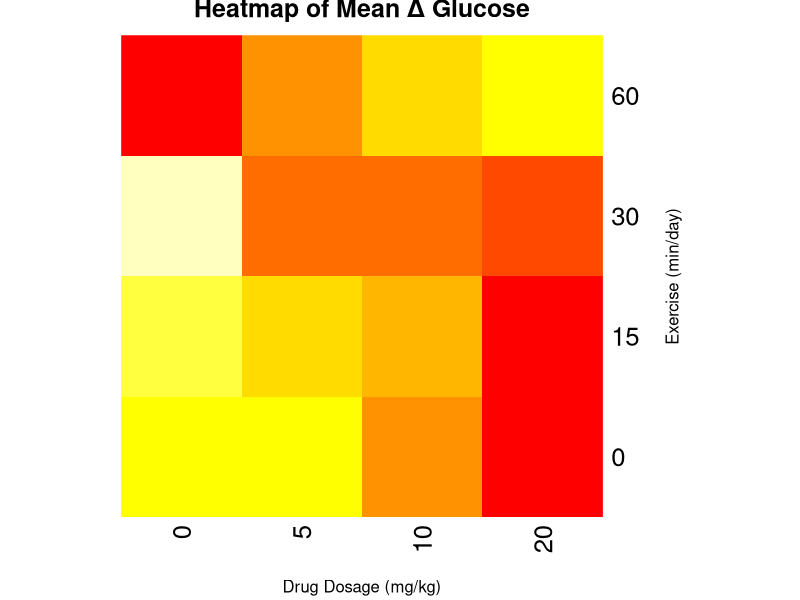
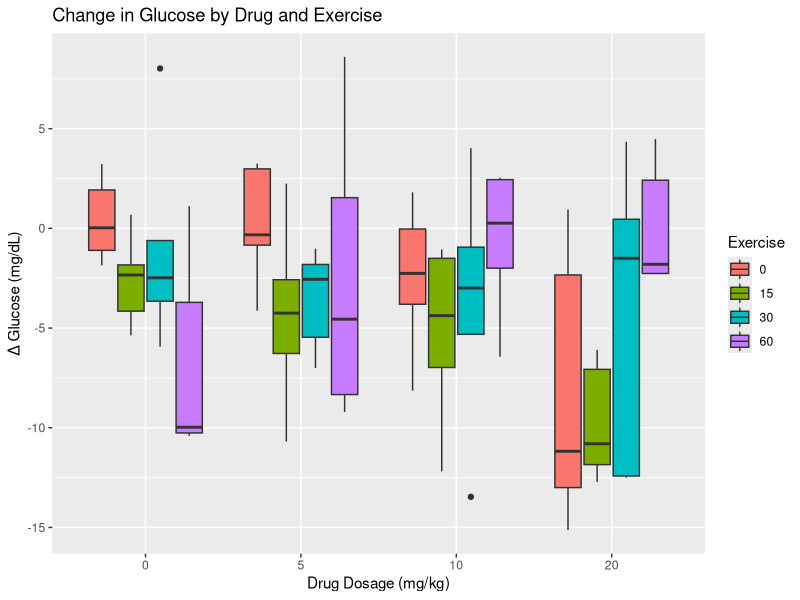
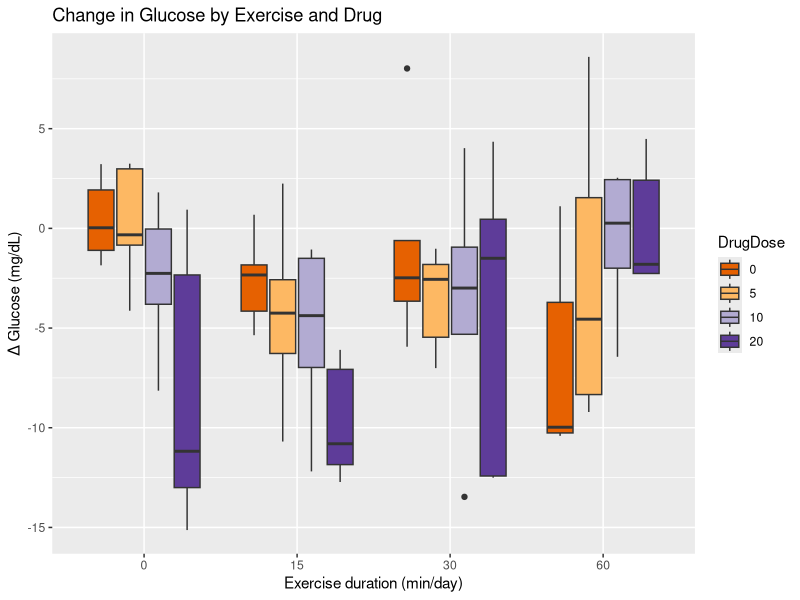

Reproduce these figures in R, in order. (Note: this script raises an error after producing the figures.)
## ---- chunk 1
library(tidyverse)
library(knitr)
library(kableExtra)
## ---- chunk 2
studyDesign <- tibble("Drug dosage (mg/kg)" = c("0 (control)", 10, 20),
                      "Exercise duration (min/day)" = c("0 (sedentary control)",
                                                        30, 60))
knitr::kable(studyDesign)
## ---- chunk 3
drugExercise <- read_csv("data/drugExercise.csv")
drugExercise$DrugDose <- as_factor(drugExercise$DrugDose)
drugExercise$Exercise <- as_factor(drugExercise$Exercise)

drugExercise %>%
   group_by(DrugDose, Exercise) %>%
  summarise(ChangeGlucose = mean(Delta))
## ---- chunk 4
heat_data <- drugExercise %>%
  group_by(Exercise, DrugDose) %>%
  summarise(MeanChange = mean(Delta), .groups = "drop") %>%
  spread(DrugDose, MeanChange)
heat_matrix <- as.matrix(heat_data[,-1])
rownames(heat_matrix) <- heat_data$Exercise
heatmap(heat_matrix, Rowv = NA, Colv = NA, col = heat.colors(10),
        main = "Heatmap of Mean Δ Glucose",
        xlab = "Drug Dosage (mg/kg)", ylab = "Exercise (min/day)")
## ---- chunk 5
ggplot(drugExercise, aes(x = DrugDose, y = Delta, fill = Exercise)) +
  geom_boxplot() +
  labs(title = "Change in Glucose by Drug and Exercise",
       y = "Δ Glucose (mg/dL)", x = "Drug Dosage (mg/kg)")
## ---- chunk 6
ggplot(drugExercise, aes(x = Exercise, y = Delta, fill = DrugDose)) +
  geom_boxplot() +
  labs(title = "Change in Glucose by Exercise and Drug",
       y = "Δ Glucose (mg/dL)", x = "Exercise duration (min/day)") +
  scale_fill_brewer(palette = "PuOr") # use a different color palette
## ---- chunk 7
means <- drugExercise %>%
  group_by(Exercise, DrugDose) %>%
  summarise(meanChange = round(mean(Delta), 1))

knitr::kable(pivot_wider(means, 
                         names_from = DrugDose, 
                         values_from = meanChange)) %>% 
  add_header_above(c(" " = 2, "Drug Dose" = 3))


data_summary <- function(data, varname, groupnames){ 
  require(dplyr)
  summary_func <- function(x, col){
    c(mean = mean(x[[col]], na.rm=TRUE),
      sd = sd(x[[col]], na.rm=TRUE))
    }
  data_sum<-ddply(data, groupnames, .fun=summary_func, varname)
  data_sum <- rename(data_sum, c("mean" = varname))
  return(data_sum)
  }

df2 <- data_summary(drugExercise, varname="Delta", 
                    groupnames=c("DrugDose", "Exercise"))

ggplot(df2, aes(x=DrugDose, y=Delta, group=Exercise, color=Exercise)) + 
    geom_line() +
    geom_point()+
    geom_errorbar(aes(ymin=Delta-sd, ymax=Delta+sd), width=.2,
                  position=position_dodge(0.05), alpha=.5)
## ---- chunk 8
# Interaction plot
interaction_plot <- drugExercise %>%
  group_by(DrugDose, Exercise) %>%
  summarise(MeanChange = mean(Delta), .groups = "drop")

ggplot(interaction_plot, aes(x = as.numeric(as.character(DrugDose)),
                             y = MeanChange,
                             color = Exercise, group = Exercise)) +
  geom_line() +
  geom_point() +
  labs(title = "Interaction Plot",
       x = "Drug Dosage (mg/kg)",
       y = "Mean Δ Glucose (mg/dL)")
## ---- chunk 9
ggplot(interaction_plot, aes(x = as.numeric(as.character(Exercise)),
                             y = MeanChange,
                             color = DrugDose, group = DrugDose)) +
  geom_line() +
  geom_point() +
  labs(title = "Interaction Plot",
       x = "Exercise (min/day)",
       y = "Mean Δ Glucose (mg/dL)") +
  scale_color_brewer(palette = "PuOr") # use a different color palette
## ---- chunk 10
# DrugDose*Exercise is the interaction
# main effects (DrugDose and Exercise separately) are included
anova(lm(Delta ~ DrugDose*Exercise, 
         data = drugExercise))
## ---- chunk 11
summary(lm(Delta ~ DrugDose*Exercise, 
           data = drugExercise))
